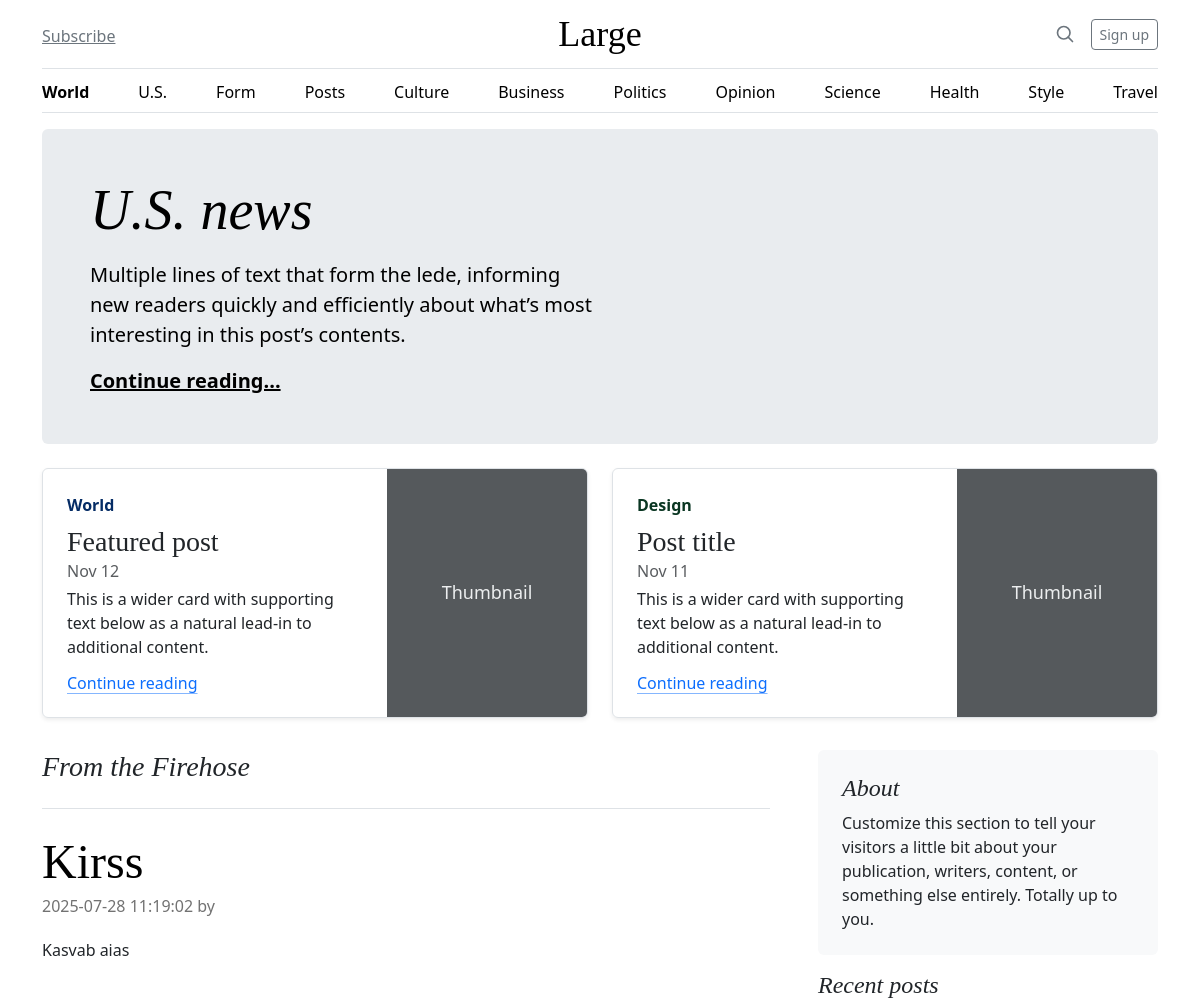
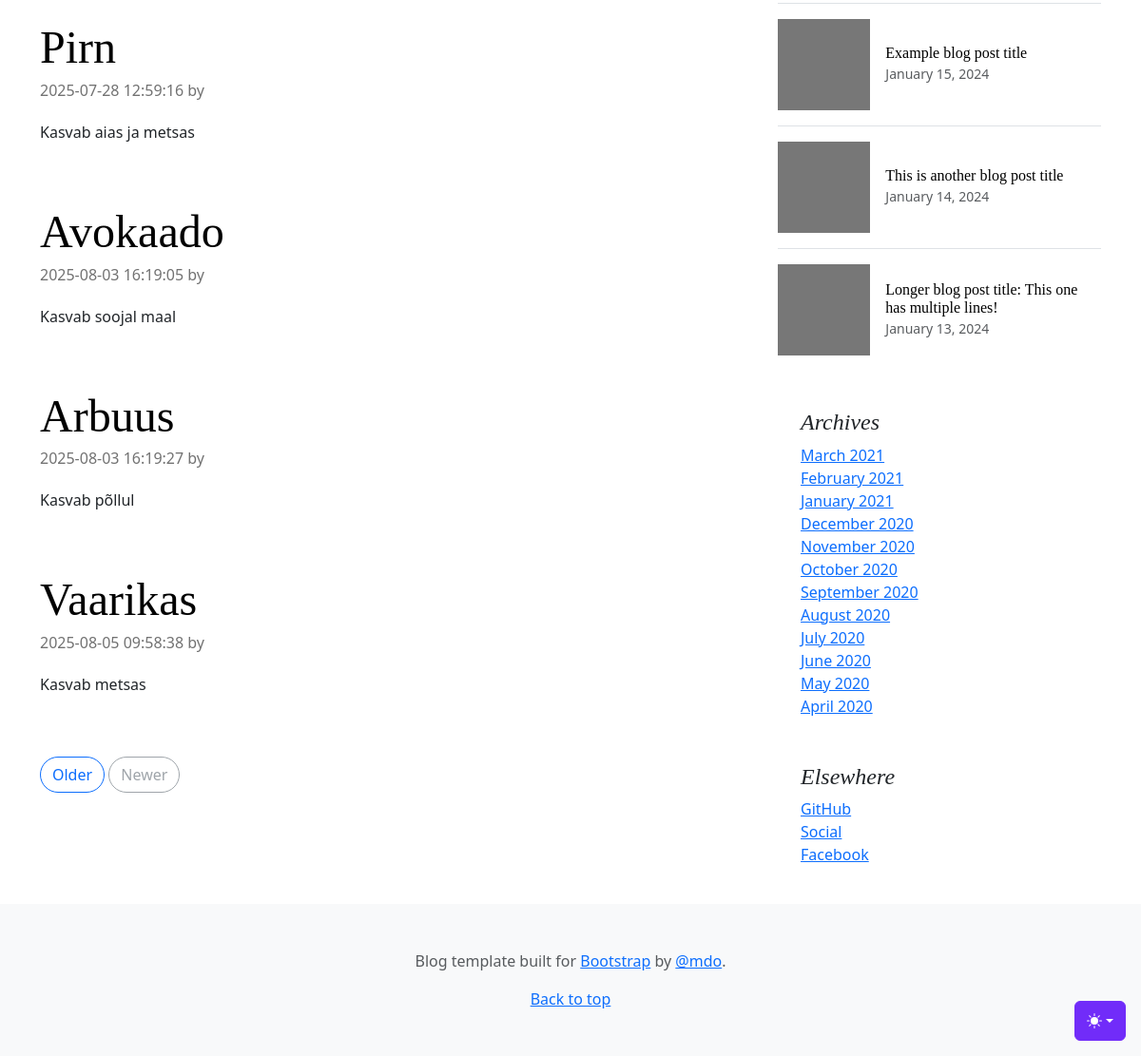
Page /us on the committed database (2 pictures, top to bottom).
### tables this page shows
CREATE TABLE posts
(
    id      integer
        constraint posts_pk
            primary key autoincrement,
    title   text not null,
    body    text not null,
    created datetime
);

### src/Controllers/PublicController.php (called while the page is built, shortened)
<?php
class PublicController {
    public function us() {
         $posts = Post::all();
    include __DIR__ . '/../../views/us.php';
    }
}

### src/DB.php (called while the page is built, shortened)
<?php
class DB {
    private $conn;
    public function __construct() {
        try {
        $this->conn = new PDO("sqlite:db.sqlite");
        $this->conn->setAttribute(PDO::ATTR_ERRMODE, PDO::ERRMODE_EXCEPTION);
        } catch(PDOException $e) {
        echo "Ühendus puudub: " . $e->getMessage();
        }
    }
    public function all($table, $class) {
        $stmt = $this->conn->prepare("SELECT * FROM $table");
        $stmt->execute();
        $stmt->setFetchMode(PDO::FETCH_CLASS, $class);
        return $stmt->fetchAll();
    }
    }

### src/Models/Model.php (called while the page is built, shortened)
<?php
abstract class Model {
   protected static $table;
    public static function all() {
        $db = new \App\DB();
        return $db->all(static::$table, static::class);
    }
}

### src/Models/Post.php (called while the page is built, shortened)
<?php
class Post extends Model {
    public $created;
    public function createdDate() {
        return new DateTime($this->created);
    }
}

### views/partials/posts.php (the view)
<h3 class="pb-4 mb-4 fst-italic border-bottom">
    From the Firehose
</h3>
<?php foreach ($posts as $post): ?>
    <article class="blog-post">
        <h2 class="display-5 link-body-emphasis mb-1"><?= $post->title ?></h2>
        <p class="blog-post-meta"><?= $post->createdDate()->format('Y-m-d H:i:s') ?> by <a href="#"></a></p>
        <p><?= $post->body ?></p>
    </article>
<?php endforeach; ?>
<nav class="blog-pagination" aria-label="Pagination">
    <a class="btn btn-outline-primary rounded-pill" href="#">Older</a>
    <a class="btn btn-outline-secondary rounded-pill disabled" aria-disabled="true">Newer</a>
</nav>

### views/blog.css (style rules this page uses)
h1, h2, h3, h4, h5, h6 { font-family: "Playfair Display", Georgia, "Times New Roman", serif; }
.blog-pagination { margin-bottom: 4rem; }
.blog-post { margin-bottom: 4rem; }
.blog-post-meta { margin-bottom: 1.25rem; color: #727272; }

### rows in the picture
posts: title "Kirss", created "2025-07-28 11:19:02", body "Kasvab aias"
posts: title "Pirn", created "2025-07-28 12:59:16", body "Kasvab aias ja metsas"
posts: title "Avokaado", created "2025-08-03 16:19:05", body "Kasvab soojal maal"
posts: title "Arbuus", created "2025-08-03 16:19:27", body "Kasvab põllul"
posts: title "Vaarikas", created "2025-08-05 09:58:38", body "Kasvab metsas"

### other values in the picture
$heroTitle "U.S. news"
